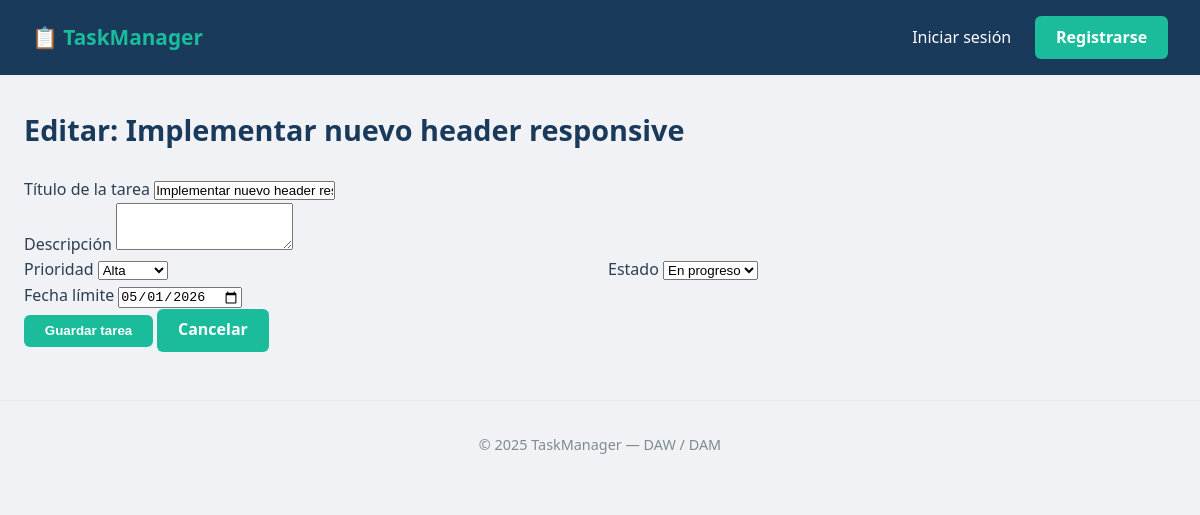
/proyectos/2/tareas/2/editar, run on an earlier commit of the app's database.
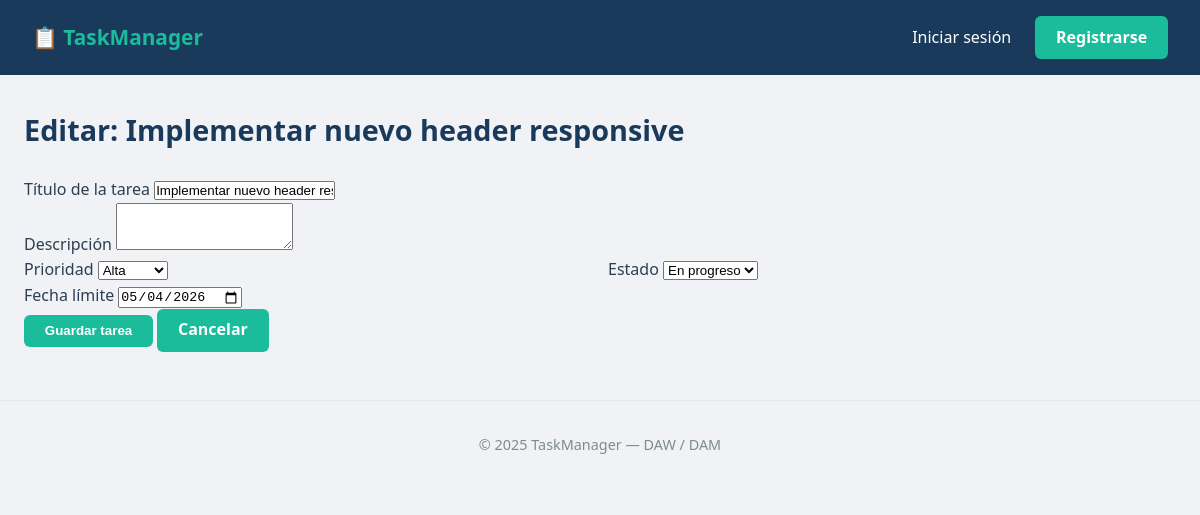
And on a later commit of the database.
### app/models.py (models this page shows, shortened)
class Tarea(db.Model):
    __tablename__ = 'tareas'
    id = db.Column(db.Integer, primary_key=True)
    titulo = db.Column(db.String(200), nullable=False)
    descripcion = db.Column(db.Text)
    prioridad = db.Column(db.String(20), default='media')
    estado = db.Column(db.String(20), default='pendiente')
    fecha_limite = db.Column(db.Date)
    creado_en = db.Column(db.DateTime, default=datetime.utcnow)
    proyecto_id = db.Column(db.Integer, db.ForeignKey('proyectos.id'))
    asignado_id = db.Column(db.Integer, db.ForeignKey('usuarios.id'),
    nullable=True)
    comentarios = db.relationship('Comentario', backref='tarea',
    lazy='dynamic',
    cascade='all, delete-orphan')
    etiquetas = db.relationship('Etiqueta', secondary=tarea_etiqueta,
    backref=db.backref('tareas', lazy='dynamic'))

### app/routes/tasks.py (the view)
@tasks.route('/<int:pid>/tareas/<int:tid>/editar', methods=['GET', 'POST'])
def editar(pid, tid):
    proyecto = Proyecto.query.get_or_404(pid)
    tarea = Tarea.query.get_or_404(tid)
    form = TareaForm(obj=tarea)
    if form.validate_on_submit():
        form.populate_obj(tarea)
        db.session.commit()
        flash('Tarea actualizada.', 'success')
        return redirect(url_for('projects.detalle', pid=pid))
    return render_template('tasks/form.html', form=form,
                            proyecto=proyecto,
                            titulo_pagina=f'Editar: {tarea.titulo}')

### app/forms.py
class TareaForm(FlaskForm):
    titulo = StringField(
        'Título de la tarea',
        validators=[DataRequired(), Length(min=3, max=200)]
        )
    descripcion = TextAreaField(
        'Descripción',
        validators=[Optional()]
        )
    prioridad = SelectField(
        'Prioridad',
        choices=[
        ('baja', 'Baja'),
        ('media', 'Media'),
        ('alta', 'Alta'),
        ('urgente', 'Urgente'),
        ],
        default='media'
        )
    estado = SelectField(
        'Estado',
        choices=[
        ('pendiente', 'Pendiente'),
        ('en_progreso', 'En progreso'),
        ('revision', 'En revisión'),
        ('completada', 'Completada'),
        ],
        default='pendiente'
        )
    fecha_limite = DateField(
        'Fecha límite',
        validators=[Optional()],
        format='%Y-%m-%d'
        )
    submit = SubmitField('Guardar tarea')

### app/templates/tasks/form.html (shortened to what this page needs)
{% extends 'base.html' %}
{% block content %}
<div class='page-header'>
    <h1>{{ titulo_pagina }}</h1>
</div>
<div class='form-card'>
    <form method='POST' novalidate>
        <div class='campo {% if form.titulo.errors %}con-error{% endif %}'>
            {{ form.titulo.label }}
            {{ form.titulo(class='input', placeholder='¿Qué hay que hacer?') }}
        </div>
        <div class='campo'>
            {{ form.descripcion.label }}
            {{ form.descripcion(class='textarea', rows='3') }}
        </div>
        <div style='display:grid; grid-template-columns:1fr 1fr; gap:1rem'>
            <div class='campo'>
                {{ form.prioridad.label }}
                {{ form.prioridad(class='select') }}
            </div>
            <div class='campo'>
                {{ form.estado.label }}
                {{ form.estado(class='select') }}
            </div>
        </div>
        <div class='campo'>
            {{ form.fecha_limite.label }}
            {{ form.fecha_limite(class='input') }}
        </div>
        <div class='form-acciones'>
            {{ form.submit(class='btn') }}
            <a href="{{ url_for('projects.lista') }}" class='btn btnsec'>Cancelar</a>
        </div>
    </form>
</div>
{% endblock %}

### app/templates/base.html (shortened to what this page needs)
<!DOCTYPE html>
<html lang='es'>
<head>
    <link rel='stylesheet' href="{{ url_for('static', filename='css/style.css')
    }}">
</head>
<body>
    <nav class='navbar'>
        <a href="{{ url_for('main.index') }}" class='logo'>📋 TaskManager</a>
        <div class='nav-links'>
            {% if current_user.is_authenticated %}
                <a href="{{ url_for('projects.lista') }}">Proyectos</a>
                <a href="{{ url_for('tasks.mis_tareas') }}">Mis tareas</a>
                {% if current_user.es_admin %}
                    <a href="{{ url_for('main.admin') }}" class='nav-admin'>⚙
                    Admin</a>
                {% endif %}
                <span class='nav-usuario'>{{ current_user.nombre }}</span>
                <a href="{{ url_for('auth.logout') }}" class='nav-logout'>Salir</a>
            {% else %}
                <a href="{{ url_for('auth.login') }}">Iniciar sesión</a>
                <a href="{{ url_for('auth.registro') }}" class='btn btnsm'>Registrarse</a>
            {% endif %}
        </div>
    </nav>
    <main class='contenido'>
    {% block content %}{% endblock %}
    </main>
    <footer><p>&copy; 2025 TaskManager — DAW / DAM</p></footer>
</body>
</html>

### app/static/css/style.css (style rules this page uses)
*, *::before, *::after { margin: 0; padding: 0; box-sizing: border-box; }
:root { --azul-oscuro: #1a3a5c; --azul: #2471a3; --verde: #1abc9c; --rojo: #e74c3c; --naranja: #e67e22; --gris-claro: #f0f2f5; --texto: #2c3e50; --texto-suave: #7f8c8d; }
body { font-family: 'Segoe UI', Arial, sans-serif; background: var(--gris-claro); color: var(--texto); line-height: 1.6; }
.navbar { background: var(--azul-oscuro); display: flex; justify-content: space-between; align-items: center; padding: 1rem 2rem; position: sticky; top: 0; z-index: 100; }
.navbar .logo { color: var(--verde); font-weight: 700; font-size: 1.3rem; text-decoration: none; }
.nav-links { display: flex; align-items: center; gap: 1.5rem; }
.nav-links a { color: #fff; text-decoration: none; transition: color .2s; }
.contenido { max-width: 1200px; margin: 2rem auto; padding: 0 1.5rem; }
.page-header { display: flex; justify-content: space-between; align-items: center; margin-bottom: 1.5rem; }
.page-header h1 { font-size: 1.8rem; color: var(--azul-oscuro); }
.btn { display: inline-block; background: var(--verde); color: #fff; padding: .55rem 1.3rem; border-radius: 6px; text-decoration: none; font-weight: 600; border: none; cursor: pointer; transition: background.2s; }
footer { text-align: center; padding: 2rem; color: var(--texto-suave); margin-top: 3rem; border-top: 1px solid #e8e8e8; font-size: .9rem; }

What changed in the data, as far as the page shows it:
changed Tarea "Implementar nuevo header responsive": fecha_limite "05/01/2026" → "05/04/2026"
